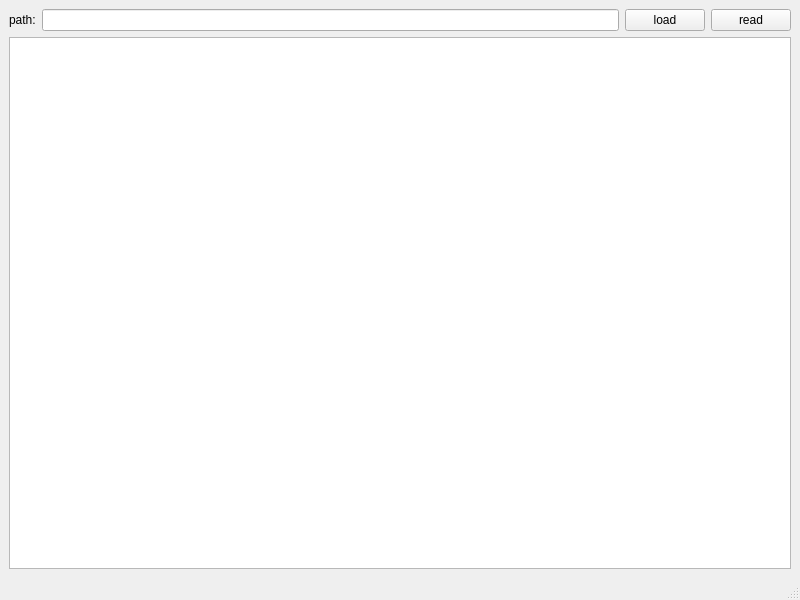
<?xml version="1.0" encoding="UTF-8"?>
<ui version="4.0">
 <class>mexcel</class>
 <widget class="QMainWindow" name="mexcel">
  <property name="geometry">
   <rect>
    <x>0</x>
    <y>0</y>
    <width>800</width>
    <height>600</height>
   </rect>
  </property>
  <property name="windowTitle">
   <string>MainWindow</string>
  </property>
  <widget class="QWidget" name="centralwidget">
   <layout class="QVBoxLayout" name="verticalLayout_3">
    <item>
     <layout class="QVBoxLayout" name="verticalLayout_2">
      <item>
       <layout class="QVBoxLayout" name="verticalLayout">
        <item>
         <layout class="QHBoxLayout" name="horizontalLayout">
          <item>
           <widget class="QLabel" name="label">
            <property name="text">
             <string>path:</string>
            </property>
           </widget>
          </item>
          <item>
           <widget class="QLineEdit" name="lineEdit_path"/>
          </item>
          <item>
           <widget class="QPushButton" name="pushButton_load">
            <property name="text">
             <string>load</string>
            </property>
           </widget>
          </item>
          <item>
           <widget class="QPushButton" name="pushButton_read">
            <property name="text">
             <string>read</string>
            </property>
           </widget>
          </item>
         </layout>
        </item>
       </layout>
      </item>
      <item>
       <widget class="QTableWidget" name="tableWidget"/>
      </item>
     </layout>
    </item>
   </layout>
  </widget>
  <widget class="QMenuBar" name="menubar">
   <property name="geometry">
    <rect>
     <x>0</x>
     <y>0</y>
     <width>800</width>
     <height>22</height>
    </rect>
   </property>
  </widget>
  <widget class="QStatusBar" name="statusbar"/>
 </widget>
 <resources/>
 <connections/>
</ui>
